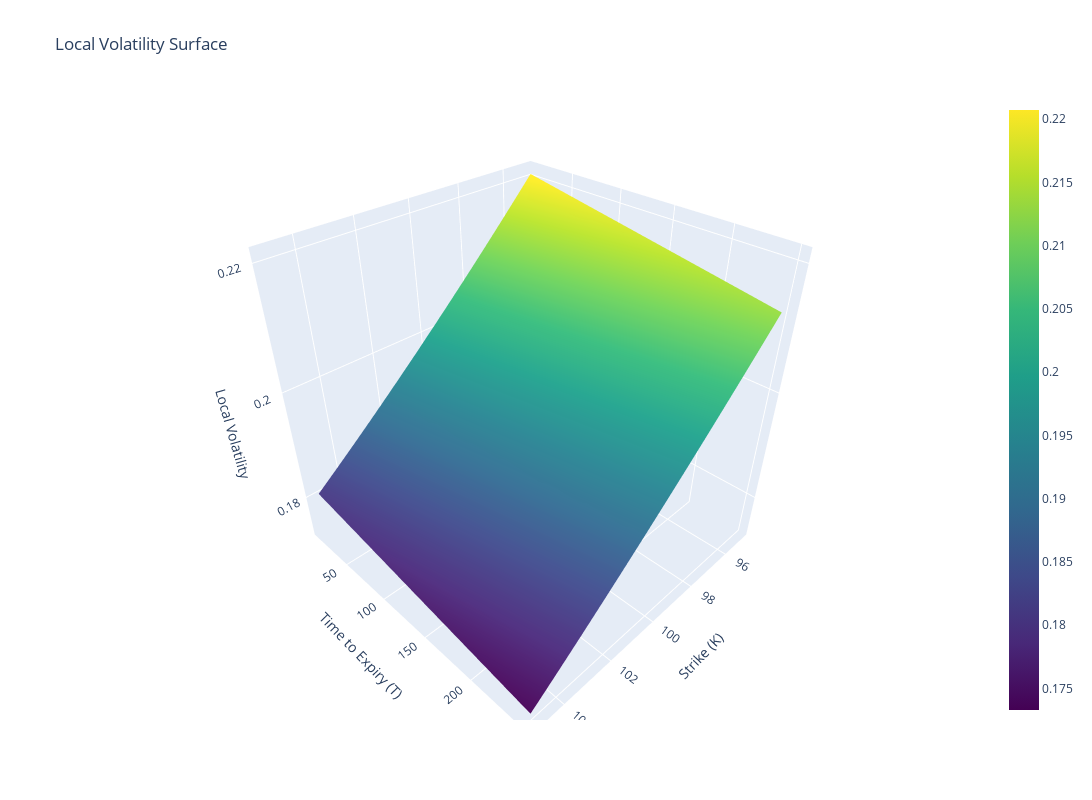
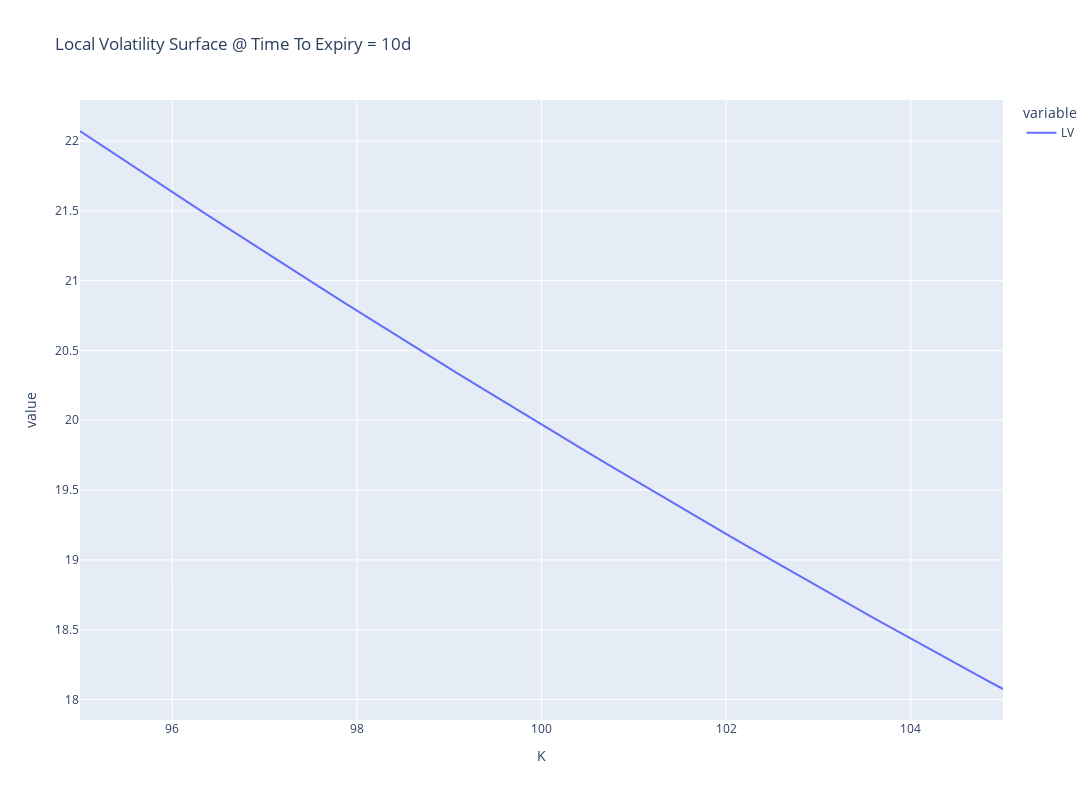

Notebook code for these charts, in order:
### Code cell
# PLOT LOCAL VOL

pivot = local_vol_df.pivot(index='T', columns='K', values='LV')

K_vals = pivot.columns.values
T_vals = pivot.index.values     
LV_vals = pivot.values

fig = go.Figure(data=[go.Surface(x=K_vals, y=T_vals, z=LV_vals, colorscale='Viridis', showscale=True)])

fig.update_layout(title="Local Volatility Surface",scene=dict(xaxis_title='Strike (K)', yaxis_title='Time to Expiry (T)', zaxis_title='Local Volatility')
                  ,width=1300, height=800)
fig.show()

px.line(np.round(local_vol_df[local_vol_df["T"]==10].set_index('K')['LV']*100,6), title="Local Volatility Surface @ Time To Expiry = 10d" ,width=1300, height=800)

### Figure 1 — Plotly figure (JSON) as saved in the notebook; plotly's stock layout.template omitted (floating-point values rounded to 4 significant figures; data arrays with more than 128 entries replaced by an {"elided": "..."} marker saying what was removed)
{"data": [{"colorscale": [[0, "#440154"], [0.1111, "#482878"], [0.2222, "#3e4989"], [0.3333, "#31688e"], [0.4444, "#26828e"], [0.5556, "#1f9e89"], [0.6667, "#35b779"], [0.7778, "#6ece58"], [0.8889, "#b5de2b"], [1, "#fde725"]], "showscale": true, "type": "surface", "x": [95, 95.2, 95.41, 95.61, 95.82, 96.02, 96.22, 96.43, 96.63, 96.84, 97.04, 97.24, 97.45, 97.65, 97.86, 98.06, 98.27, 98.47, 98.67, 98.88, 99.08, 99.29, 99.49, 99.69, 99.9, 100.1, 100.3, 100.5, 100.7, 100.9, 101.1, 101.3, 101.5, 101.7, 101.9, 102.1, 102.3, 102.6, 102.8, 103.0, 103.2, 103.4, 103.6, 103.8, 104.0, 104.2, 104.4, 104.6, 104.8, 105], "y": [10, 20, 30, 40, 50, 60, 70, 80, 90, 100, 110, 120, 130, 140, 150, 160, 170, 180, 190, 200, 210, 220, 230, 240, 250], "z": {"elided": "25x50 float values"}}], "layout": {"height": 800, "scene": {"xaxis": {"title": {"text": "Strike (K)"}}, "yaxis": {"title": {"text": "Time to Expiry (T)"}}, "zaxis": {"title": {"text": "Local Volatility"}}}, "title": {"text": "Local Volatility Surface"}, "width": 1300}}

### Figure 2 — Plotly figure (JSON) as saved in the notebook; plotly's stock layout.template omitted (floating-point values rounded to 4 significant figures)
{"data": [{"hovertemplate": "variable=LV<br>K=%{x}<br>value=%{y}<extra></extra>", "legendgroup": "LV", "line": {"color": "#636efa", "dash": "solid"}, "marker": {"symbol": "circle"}, "mode": "lines", "name": "LV", "orientation": "v", "showlegend": true, "type": "scatter", "x": [95, 95.2, 95.41, 95.61, 95.82, 96.02, 96.22, 96.43, 96.63, 96.84, 97.04, 97.24, 97.45, 97.65, 97.86, 98.06, 98.27, 98.47, 98.67, 98.88, 99.08, 99.29, 99.49, 99.69, 99.9, 100.1, 100.3, 100.5, 100.7, 100.9, 101.1, 101.3, 101.5, 101.7, 101.9, 102.1, 102.3, 102.6, 102.8, 103.0, 103.2, 103.4, 103.6, 103.8, 104.0, 104.2, 104.4, 104.6, 104.8, 105], "xaxis": "x", "y": [22.07, 21.98, 21.89, 21.8, 21.71, 21.63, 21.54, 21.45, 21.36, 21.28, 21.19, 21.1, 21.02, 20.93, 20.84, 20.76, 20.68, 20.59, 20.51, 20.42, 20.34, 20.26, 20.17, 20.09, 20.01, 19.93, 19.85, 19.77, 19.69, 19.61, 19.53, 19.45, 19.37, 19.29, 19.21, 19.13, 19.05, 18.98, 18.9, 18.82, 18.75, 18.67, 18.59, 18.52, 18.44, 18.37, 18.3, 18.22, 18.15, 18.08], "yaxis": "y"}], "layout": {"height": 800, "legend": {"title": {"text": "variable"}, "tracegroupgap": 0}, "title": {"text": "Local Volatility Surface @ Time To Expiry = 10d"}, "width": 1300, "xaxis": {"anchor": "y", "domain": [0, 1], "title": {"text": "K"}}, "yaxis": {"anchor": "x", "domain": [0, 1], "title": {"text": "value"}}}}
